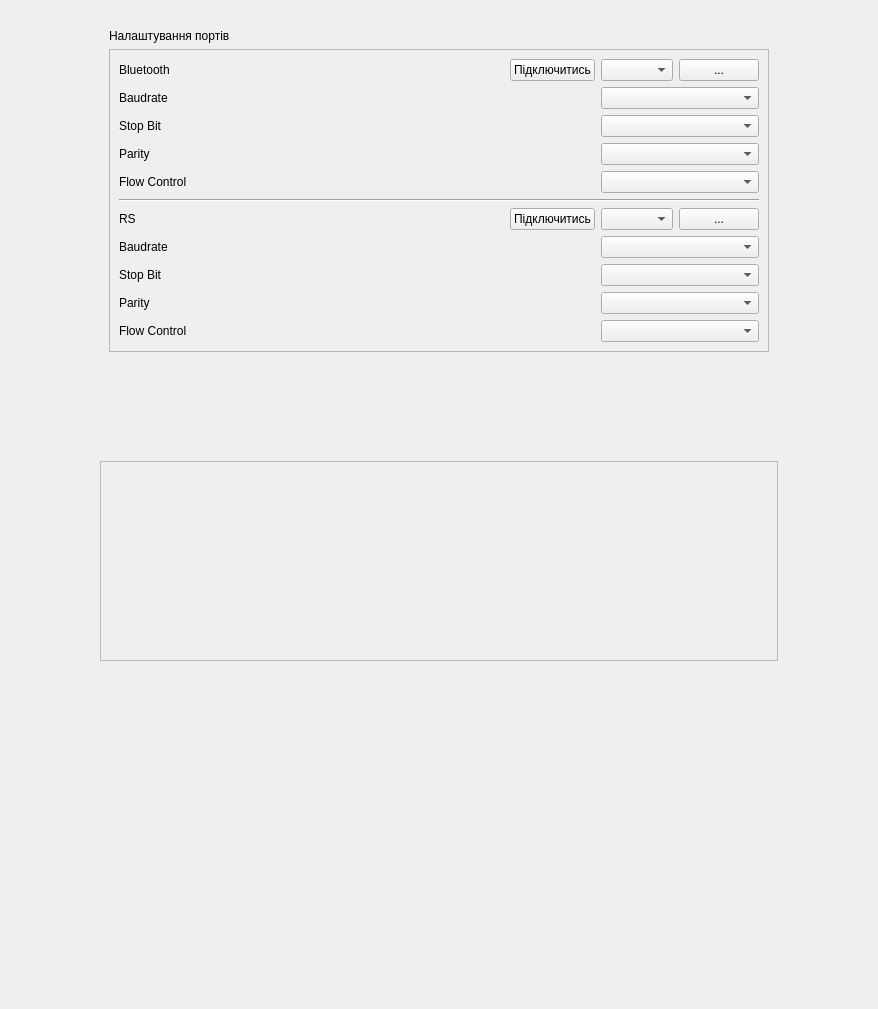
<?xml version="1.0" encoding="UTF-8"?>
<ui version="4.0">
 <class>settingsPage</class>
 <widget class="QWidget" name="settingsPage">
  <property name="geometry">
   <rect>
    <x>0</x>
    <y>0</y>
    <width>878</width>
    <height>1009</height>
   </rect>
  </property>
  <property name="windowTitle">
   <string>Form</string>
  </property>
  <layout class="QVBoxLayout" name="verticalLayout">
   <property name="spacing">
    <number>100</number>
   </property>
   <property name="leftMargin">
    <number>100</number>
   </property>
   <property name="topMargin">
    <number>20</number>
   </property>
   <property name="rightMargin">
    <number>100</number>
   </property>
   <property name="bottomMargin">
    <number>20</number>
   </property>
   <item>
    <widget class="QFrame" name="frame">
     <property name="frameShape">
      <enum>QFrame::Shape::NoFrame</enum>
     </property>
     <property name="frameShadow">
      <enum>QFrame::Shadow::Raised</enum>
     </property>
     <layout class="QVBoxLayout" name="verticalLayout_2">
      <item>
       <widget class="QLabel" name="labelSerialSettingName">
        <property name="sizePolicy">
         <sizepolicy hsizetype="Preferred" vsizetype="Fixed">
          <horstretch>0</horstretch>
          <verstretch>0</verstretch>
         </sizepolicy>
        </property>
        <property name="text">
         <string>Налаштування портів</string>
        </property>
       </widget>
      </item>
      <item>
       <widget class="QFrame" name="frame_3">
        <property name="frameShape">
         <enum>QFrame::Shape::StyledPanel</enum>
        </property>
        <property name="frameShadow">
         <enum>QFrame::Shadow::Raised</enum>
        </property>
        <layout class="QVBoxLayout" name="verticalLayout_3">
         <item>
          <layout class="QGridLayout" name="gridLayout">
           <item row="0" column="4">
            <widget class="QPushButton" name="pushButton_bt_settings">
             <property name="sizePolicy">
              <sizepolicy hsizetype="Preferred" vsizetype="Fixed">
               <horstretch>0</horstretch>
               <verstretch>0</verstretch>
              </sizepolicy>
             </property>
             <property name="text">
              <string>...</string>
             </property>
            </widget>
           </item>
           <item row="3" column="0">
            <widget class="QLabel" name="label_4">
             <property name="text">
              <string>Parity</string>
             </property>
            </widget>
           </item>
           <item row="2" column="0">
            <widget class="QLabel" name="label_3">
             <property name="text">
              <string>Stop Bit</string>
             </property>
            </widget>
           </item>
           <item row="0" column="0">
            <widget class="QLabel" name="label">
             <property name="text">
              <string>Bluetooth</string>
             </property>
            </widget>
           </item>
           <item row="0" column="1">
            <spacer name="horizontalSpacer">
             <property name="orientation">
              <enum>Qt::Orientation::Horizontal</enum>
             </property>
             <property name="sizeHint" stdset="0">
              <size>
               <width>40</width>
               <height>20</height>
              </size>
             </property>
            </spacer>
           </item>
           <item row="1" column="0">
            <widget class="QLabel" name="label_2">
             <property name="text">
              <string>Baudrate</string>
             </property>
            </widget>
           </item>
           <item row="0" column="3">
            <widget class="QComboBox" name="comboBox_bt_port_name"/>
           </item>
           <item row="0" column="2">
            <widget class="QPushButton" name="pushButton_bt_connect">
             <property name="text">
              <string>Підключитись</string>
             </property>
            </widget>
           </item>
           <item row="4" column="0">
            <widget class="QLabel" name="label_5">
             <property name="text">
              <string>Flow Control</string>
             </property>
            </widget>
           </item>
           <item row="1" column="3" colspan="2">
            <widget class="QComboBox" name="comboBox_bt_baudrate"/>
           </item>
           <item row="2" column="3" colspan="2">
            <widget class="QComboBox" name="comboBox_bt_stop_bit"/>
           </item>
           <item row="3" column="3" colspan="2">
            <widget class="QComboBox" name="comboBox_bt_parity"/>
           </item>
           <item row="4" column="3" colspan="2">
            <widget class="QComboBox" name="comboBox_bt_flow_control"/>
           </item>
          </layout>
         </item>
         <item>
          <widget class="Line" name="line">
           <property name="orientation">
            <enum>Qt::Orientation::Horizontal</enum>
           </property>
          </widget>
         </item>
         <item>
          <layout class="QGridLayout" name="gridLayout_2">
           <item row="0" column="4">
            <widget class="QPushButton" name="pushButton_rs_settings">
             <property name="sizePolicy">
              <sizepolicy hsizetype="Preferred" vsizetype="Fixed">
               <horstretch>0</horstretch>
               <verstretch>0</verstretch>
              </sizepolicy>
             </property>
             <property name="text">
              <string>...</string>
             </property>
            </widget>
           </item>
           <item row="3" column="0">
            <widget class="QLabel" name="label_6">
             <property name="text">
              <string>Parity</string>
             </property>
            </widget>
           </item>
           <item row="2" column="0">
            <widget class="QLabel" name="label_7">
             <property name="text">
              <string>Stop Bit</string>
             </property>
            </widget>
           </item>
           <item row="0" column="0">
            <widget class="QLabel" name="label_8">
             <property name="text">
              <string>RS</string>
             </property>
            </widget>
           </item>
           <item row="0" column="1">
            <spacer name="horizontalSpacer_2">
             <property name="orientation">
              <enum>Qt::Orientation::Horizontal</enum>
             </property>
             <property name="sizeHint" stdset="0">
              <size>
               <width>40</width>
               <height>20</height>
              </size>
             </property>
            </spacer>
           </item>
           <item row="1" column="0">
            <widget class="QLabel" name="label_9">
             <property name="text">
              <string>Baudrate</string>
             </property>
            </widget>
           </item>
           <item row="0" column="3">
            <widget class="QComboBox" name="comboBox_rs_port_name"/>
           </item>
           <item row="0" column="2">
            <widget class="QPushButton" name="pushButton_rs_connect">
             <property name="text">
              <string>Підключитись</string>
             </property>
            </widget>
           </item>
           <item row="4" column="0">
            <widget class="QLabel" name="label_10">
             <property name="text">
              <string>Flow Control</string>
             </property>
            </widget>
           </item>
           <item row="1" column="3" colspan="2">
            <widget class="QComboBox" name="comboBox_rs_baudrate"/>
           </item>
           <item row="2" column="3" colspan="2">
            <widget class="QComboBox" name="comboBox_rs_stop_bit"/>
           </item>
           <item row="3" column="3" colspan="2">
            <widget class="QComboBox" name="comboBox_rs_parity"/>
           </item>
           <item row="4" column="3" colspan="2">
            <widget class="QComboBox" name="comboBox_rs_flow_control"/>
           </item>
          </layout>
         </item>
        </layout>
       </widget>
      </item>
     </layout>
    </widget>
   </item>
   <item>
    <widget class="QFrame" name="frame_2">
     <property name="minimumSize">
      <size>
       <width>0</width>
       <height>200</height>
      </size>
     </property>
     <property name="frameShape">
      <enum>QFrame::Shape::StyledPanel</enum>
     </property>
     <property name="frameShadow">
      <enum>QFrame::Shadow::Raised</enum>
     </property>
    </widget>
   </item>
   <item>
    <spacer name="verticalSpacer">
     <property name="orientation">
      <enum>Qt::Orientation::Vertical</enum>
     </property>
     <property name="sizeHint" stdset="0">
      <size>
       <width>20</width>
       <height>40</height>
      </size>
     </property>
    </spacer>
   </item>
  </layout>
 </widget>
 <resources/>
 <connections/>
</ui>
